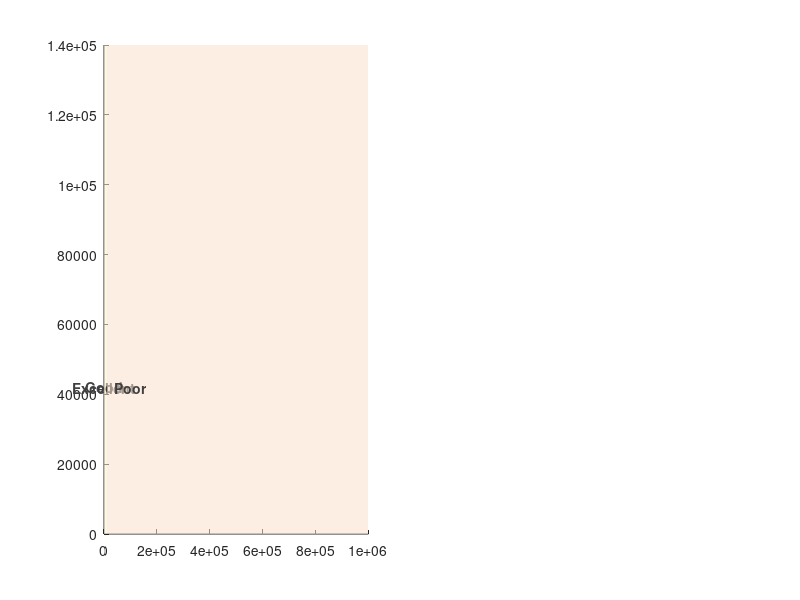

Source code (MATLAB): (Note: this script raises an error after producing the figure.)
function plot_srv_lifetime()
%PLOT_SRV_LIFETIME  Two-panel figure showing the relationship between
%   surface recombination velocity (SRV) and minority carrier lifetime.
%
%   Left panel:  tau (µs) vs SRV (cm/s)  — x: SRV, y: lifetime
%   Right panel: SRV (cm/s) vs tau (µs)  — x: lifetime, y: SRV (inverted)
%
%   Two lifetime models shown:
%     Emitter curves:  tau = jd / S      (surface-limited, 200nm emitter)
%     Wafer curve:     tau = W / (2*S)   (both surfaces active, QSSPC/µ-PCD)
%
%   The wafer formula applies to your measured ~60 µs values.
%   The emitter formula applies to the drift-diffusion model parameter s_p.

close all;

%% ========================================================================
%  PARAMETERS
%% ========================================================================

% Emitter junction depths (nm) — drift-diffusion model
jd_vals_nm = [50, 100, 200, 300, 500];
jd_colors  = [0.85 0.33 0.10;   % brick red   - 50 nm
              0.93 0.69 0.13;   % amber       - 100 nm
              0.47 0.67 0.19;   % olive green - 200 nm
              0.30 0.60 0.74;   % steel blue  - 300 nm
              0.49 0.18 0.56];  % purple      - 500 nm

% Wafer parameters (QSSPC / µ-PCD measurement context)
W_wafer_um  = 280;              % wafer thickness (µm)
W_wafer_cm  = W_wafer_um * 1e-4;
wafer_color = [0.1 0.1 0.1];   % near-black

SRV_min = 1e0;
SRV_max = 1e6;
SRV_vec = logspace(log10(SRV_min), log10(SRV_max), 500);

% Passivation regime boundaries
regimes = {
    struct('lo', 1e0, 'hi', 1e2, 'label', 'Excellent', 'color', [0.80 0.95 0.80]);
    struct('lo', 1e2, 'hi', 1e4, 'label', 'Good',      'color', [0.95 0.95 0.80]);
    struct('lo', 1e4, 'hi', 1e6, 'label', 'Poor',      'color', [0.98 0.88 0.80]);
};

%% ========================================================================
%  COMPUTE LIFETIMES
%% ========================================================================

n_jd   = numel(jd_vals_nm);
tau_emitter = zeros(n_jd, numel(SRV_vec));
for k = 1:n_jd
    jd_cm            = jd_vals_nm(k) * 1e-7;
    tau_emitter(k,:) = (jd_cm ./ SRV_vec) * 1e6;   % µs
end

% Wafer: tau = W / (2S), both surfaces active
tau_wafer = (W_wafer_cm ./ (2 * SRV_vec)) * 1e6;   % µs

% Combined y-axis limits
tau_all_min = min([tau_emitter(:); tau_wafer(:)]);
tau_all_max = max([tau_emitter(:); tau_wafer(:)]);

%% ========================================================================
%  FIGURE
%% ========================================================================

figure('Name', 'SRV_Lifetime_TwoPanel', ...
       'Position', [80 100 1200 540], 'Color', 'w');

%% ----------------------------------------------------------------
%  LEFT PANEL: tau (y) vs SRV (x)
%% ----------------------------------------------------------------
ax1 = subplot(1, 2, 1);
hold(ax1, 'on');

% Shaded regimes
for ir = 1:numel(regimes)
    patch(ax1, ...
          [regimes{ir}.lo regimes{ir}.hi regimes{ir}.hi regimes{ir}.lo], ...
          [tau_all_min*0.1 tau_all_min*0.1 tau_all_max*10 tau_all_max*10], ...
          regimes{ir}.color, 'EdgeColor', 'none', 'FaceAlpha', 0.55, ...
          'HandleVisibility', 'off');
    text(ax1, sqrt(regimes{ir}.lo * regimes{ir}.hi), tau_all_max * 3, ...
         regimes{ir}.label, 'FontSize', 10, 'HorizontalAlignment', 'center', ...
         'Color', [0.25 0.25 0.25], 'FontWeight', 'bold');
end

% Emitter curves
h_emitter = gobjects(n_jd, 1);
for k = 1:n_jd
    h_emitter(k) = loglog(ax1, SRV_vec, tau_emitter(k,:), '-', ...
                          'LineWidth', 1.8, 'Color', jd_colors(k,:));
end

% Wafer curve
h_wafer = loglog(ax1, SRV_vec, tau_wafer, 'k-', ...
                 'LineWidth', 2.5, 'Color', wafer_color);

xlabel(ax1, 'Surface recombination velocity s_p (cm/s)', 'FontSize', 15);
ylabel(ax1, 'Minority carrier lifetime \tau_p (\mus)', 'FontSize', 15);
title(ax1, '\tau_p vs s_p', 'FontSize', 15);
set(ax1, 'XScale', 'log', 'YScale', 'log', ...
         'FontSize', 13, 'LineWidth', 1.2, 'Box', 'on');
xlim(ax1, [SRV_min, SRV_max]);
ylim(ax1, [tau_all_min * 0.3, tau_all_max * 5]);
grid(ax1, 'on');
hold(ax1, 'off');

%% ----------------------------------------------------------------
%  RIGHT PANEL: SRV (y) vs tau (x)
%% ----------------------------------------------------------------
ax2 = subplot(1, 2, 2);
hold(ax2, 'on');

% Shaded regimes as horizontal bands
for ir = 1:numel(regimes)
    patch(ax2, ...
          [tau_all_min*0.1 tau_all_max*10 tau_all_max*10 tau_all_min*0.1], ...
          [regimes{ir}.lo regimes{ir}.lo regimes{ir}.hi regimes{ir}.hi], ...
          regimes{ir}.color, 'EdgeColor', 'none', 'FaceAlpha', 0.55, ...
          'HandleVisibility', 'off');
    text(ax2, tau_all_max * 2.5, sqrt(regimes{ir}.lo * regimes{ir}.hi), ...
         regimes{ir}.label, 'FontSize', 10, 'HorizontalAlignment', 'right', ...
         'Color', [0.25 0.25 0.25], 'FontWeight', 'bold');
end

% Emitter curves (axes swapped)
for k = 1:n_jd
    loglog(ax2, tau_emitter(k,:), SRV_vec, '-', ...
           'LineWidth', 1.8, 'Color', jd_colors(k,:), ...
           'HandleVisibility', 'off');
end

% Wafer curve (axes swapped)
loglog(ax2, tau_wafer, SRV_vec, 'k-', ...
       'LineWidth', 2.5, 'Color', wafer_color, ...
       'HandleVisibility', 'off');

xlabel(ax2, 'Minority carrier lifetime \tau_p (\mus)', 'FontSize', 15);
ylabel(ax2, 'Surface recombination velocity s_p (cm/s)', 'FontSize', 15);
title(ax2, 's_p vs \tau_p', 'FontSize', 15);
set(ax2, 'XScale', 'log', 'YScale', 'log', ...
         'FontSize', 13, 'LineWidth', 1.2, 'Box', 'on');
xlim(ax2, [tau_all_min * 0.3, tau_all_max * 5]);
ylim(ax2, [SRV_min, SRV_max]);
grid(ax2, 'on');
hold(ax2, 'off');

%% ----------------------------------------------------------------
%  Shared legend
%% ----------------------------------------------------------------
jd_labels = arrayfun(@(x) sprintf('Emitter: j_d = %d nm  [\\tau = j_d/s_p]', x), ...
                     jd_vals_nm, 'UniformOutput', false);
all_h      = [h_emitter; h_wafer];
all_labels = [jd_labels, {sprintf('Wafer: W = %d \\mum  [\\tau = W/(2s_p)]', W_wafer_um)}];

lg = legend(ax1, all_h, all_labels, 'Location', 'southwest', 'FontSize', 11);

sgtitle('SRV \leftrightarrow Minority Carrier Lifetime', 'FontSize', 16);

end
